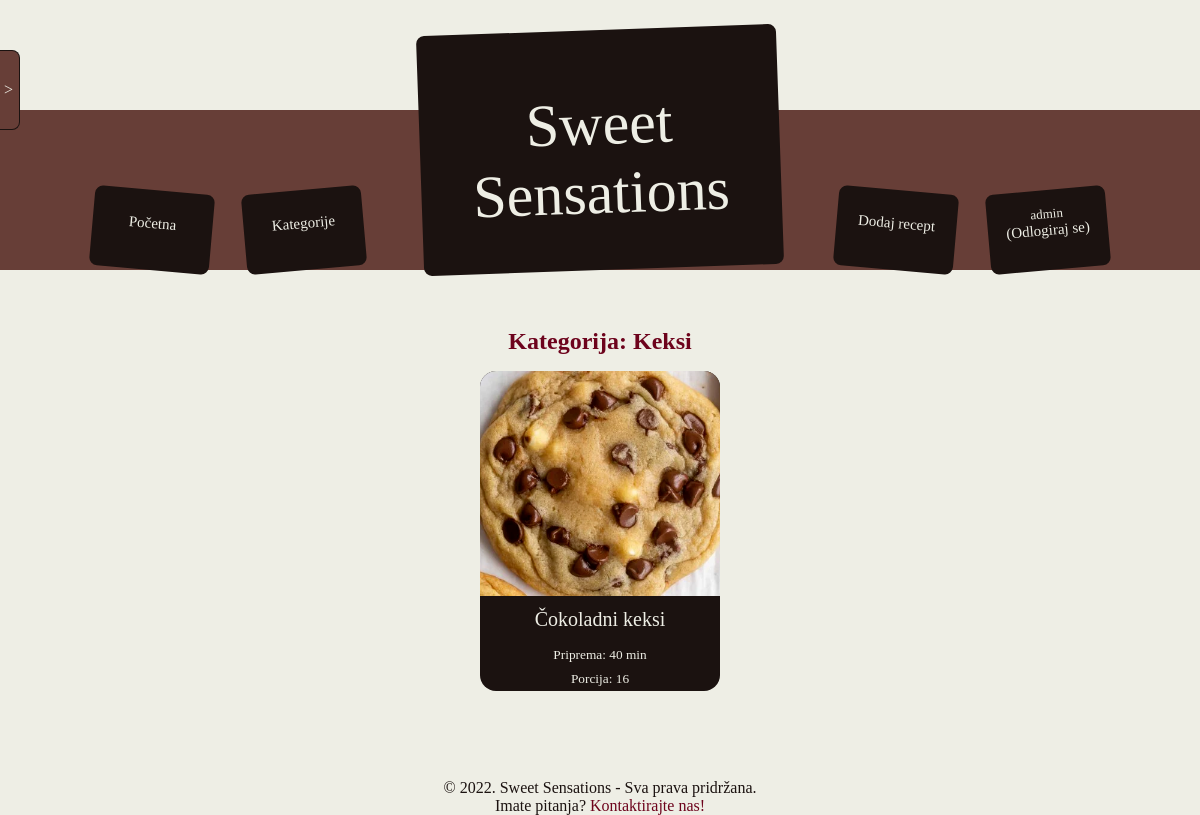
/category.php?id=3 (signed in), run on the app's committed database.
### tables this page shows
create table Categories
(
    id int auto_increment primary key,
    name varchar(64) not null,
    image_url varchar(64) not null
);

create table Recipes
(
    id int auto_increment primary key,
    created_by_user_id int not null references Users(id),
    title varchar(64) not null,
    category_id int not null references Categories(id),
    description varchar(1024) not null,
    preparation_time_minutes int not null,
    preparation_difficulty_id int not null references Preparation_Difficulties(id),
    number_of_servings int not null
);

### src/database/RecipeDataSource.php (called while the page is built, shortened)
<?php
class RecipeDataSource
{
    private mysqli $con;
    public function __construct(mysqli $con)
    {
        $this->con = $con;
    }
    public function get_category($id): array|null
    {
        $category_row = null;
        $stmt = $this->con->prepare("SELECT id, name, image_url FROM recipe_site.Categories
        WHERE id = ?");
        $stmt->bind_param('i', $id);
        $stmt->execute();
        $result = $stmt->get_result();
        if ($result->num_rows > 0) {
            $category_row = $result->fetch_array();
        }
        return $category_row;
    }
    public function get_recipes_by_category($categoryId): array
    {
        $stmt = $this->con->prepare(QUERY . ' WHERE Recipes.category_id = ?');
        $stmt->bind_param('i', $categoryId);
        $stmt->execute();
        $result = $stmt->get_result();
        $recipes_array = array();
        foreach ($result as $row) {
            $recipes_array[] = $row;
        }
        return $recipes_array;
    }
}

### src/category.php (the view, shortened to what this page needs)
<?php
include('database/RecipeDataSource.php');
include('utils/page.php');
$categoryId = $_GET['id'];
$con = connect_to_database();
$recipes = new RecipeDataSource($con);
$category = $recipes->get_category($categoryId);
$matchingRecipes = $recipes->get_recipes_by_category($categoryId);
include('partials/header.php');
include ('partials/side-menu.php');
echo "
    <h2 class='heading'>Kategorija: {$category['name']}</h2>
    <div class='layout'>";
if (count($matchingRecipes) > 0) {
    echo "
      <div class='recipe-list'>";
        foreach ($matchingRecipes as $recipe) {
            $recipeTitle = htmlspecialchars($recipe['title']);
            $minutes = $recipe['preparation_time_minutes'] % 60;
            echo "
            <a class='recipe-card' href='recipe.php?id={$recipe['id']}'>
                <img class='recipe-card-image' src='{$recipe['image_url']}' alt='{$recipeTitle}'>
                <div class='recipe-card-heading'>{$recipeTitle}</div>
                <div class='recipe-card-content'>Priprema: ";
                    echo "$minutes min
                </div>
                <div class='recipe-card-content'>Porcija: {$recipe['number_of_servings']}</div>
            </a>
          ";
        }
    echo "</div>";
}
echo "
</div>
";
include('partials/footer.php');

### src/static/style.css (style rules this page uses)
* { --var-color-white: #eeeee5; --var-color-light-brown: #a79086; --var-color-brown: #673e37; --var-color-dark-brown: #1b1210; --var-color-cherry: #6d031c; box-sizing: border-box; }
body { padding: 0; margin: 0; background-color: var(--var-color-white); }
a { text-decoration: none; color: var(--var-color-cherry); }
.layout { display: flex; flex-wrap: wrap; justify-content: center; }
.recipe-list { display: flex; flex-wrap: wrap; width: 100%; justify-content: center; max-width: 1240px; }
.recipe-card { width: 240px; height: 320px; background-color: var(--var-color-dark-brown); border-radius: 16px; display: flex; flex-direction: column; justify-content: center; align-items: center; color: var(--var-color-white); margin: 8px; }
.recipe-card-content { padding: 4px; font-size: smaller; }
.recipe-card-image { width: 100%; flex-grow: 1; flex-shrink: 1; object-fit: cover; border-top-left-radius: 16px; border-top-right-radius: 16px; height: 0; }
.recipe-card-heading { font-size: 20px; padding: 12px; text-align: center; }
h1, h2, h3, h4, h5 { margin: 8px 0; }
.heading { color: var(--var-color-cherry); width: 100%; text-align: center; }

### data on the page
categories: name "Keksi"
recipes: category.image_url (picture), title "Čokoladni keksi", preparation_time_minutes "40", number_of_servings "16"

### other printed values
$username "admin"
